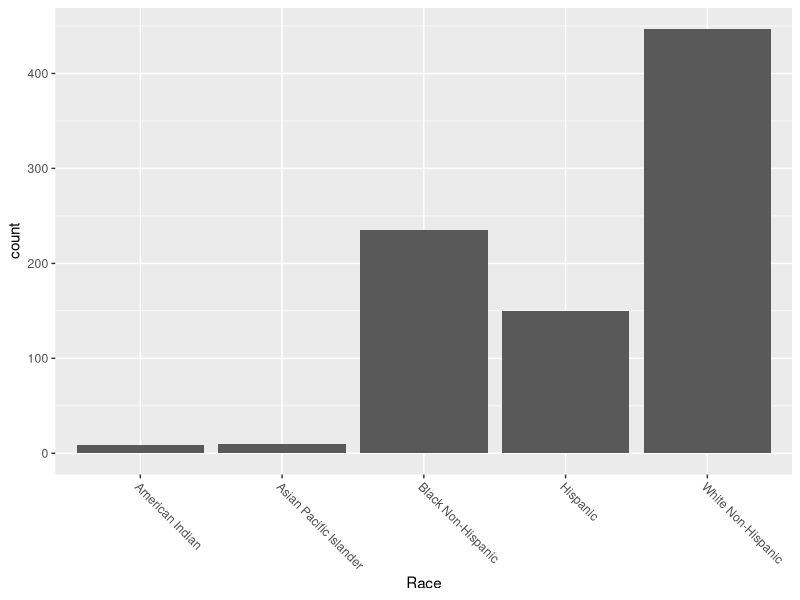
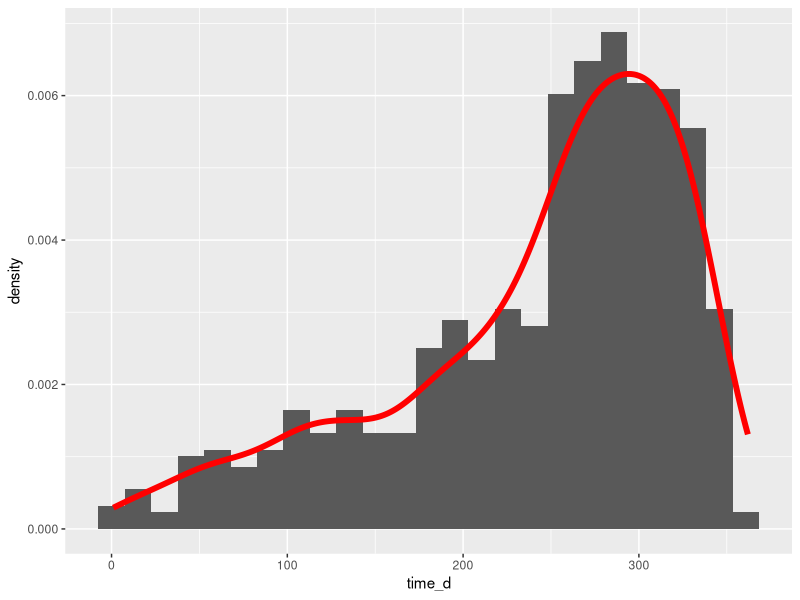
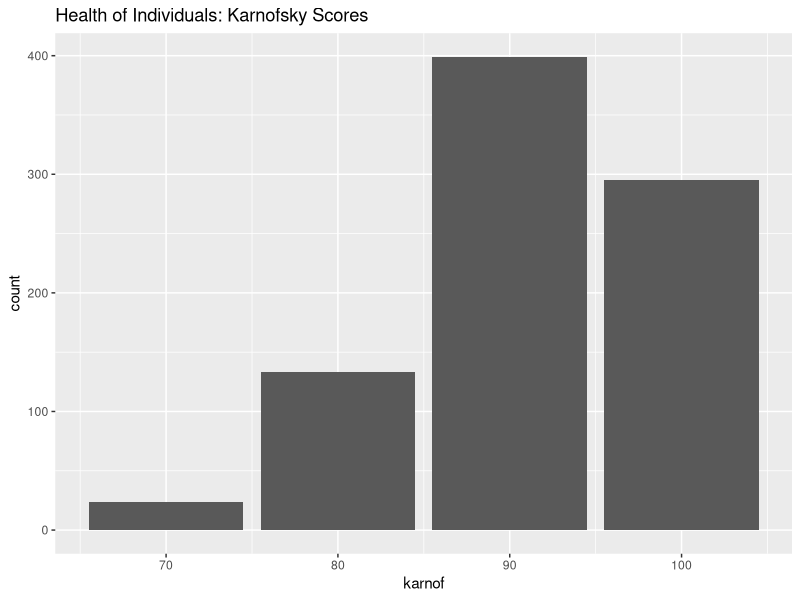
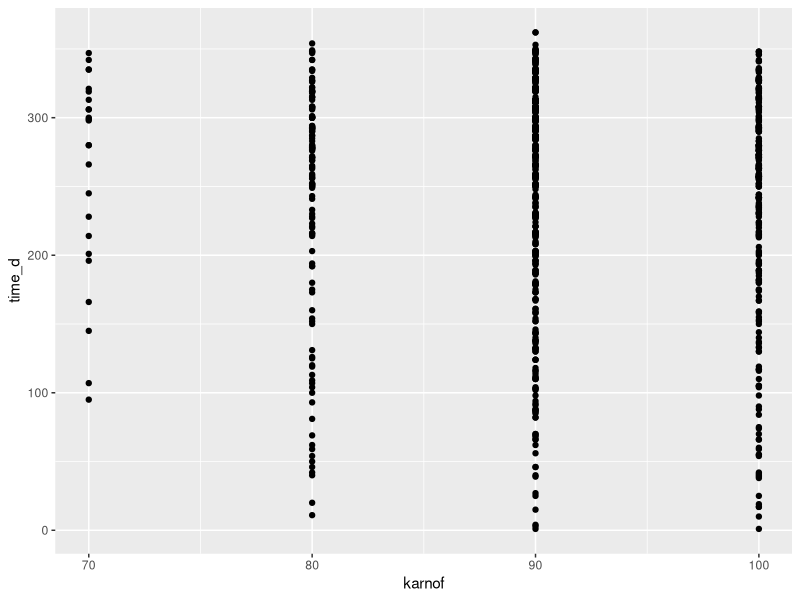
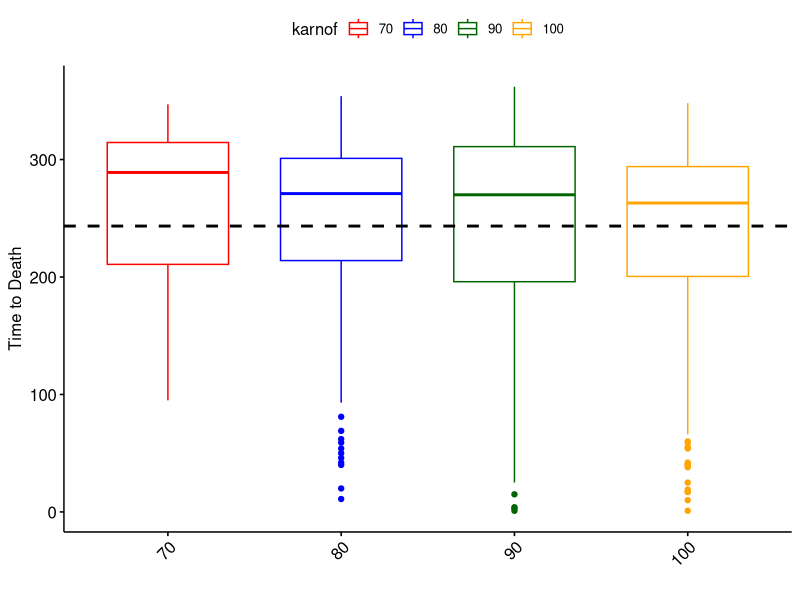

The R source for these figures, in order:
## ---- chunk 1
knitr::opts_chunk$set(message=FALSE, warning=FALSE, fig.height=2.75, fig.width=4.5, fig.align = "center")
library(tidyverse)

library(readr)
library(broom)
library(ggpubr)


options(digits=5)
## ---- chunk 2

aids <- read_csv("AIDSdata.csv")

# Change from M => 1, F => 2 to 
#             M => 0, F => 1


aids <- aids %>%
    mutate(sex=replace(sex, which(sex ==1),0 )) %>%
    mutate(sex=replace(sex, which(sex ==2),1 )) %>%
    as.data.frame()

aids <- aids %>%
    mutate(raceth=replace(raceth, which(raceth == 1), "White Non-Hispanic" )) %>%
    mutate(raceth=replace(raceth, which(raceth == 2), "Black Non-Hispanic" )) %>%
    mutate(raceth=replace(raceth, which(raceth == 3), "Hispanic" )) %>%
    mutate(raceth=replace(raceth, which(raceth == 4), "Asian Pacific Islander" )) %>%
    mutate(raceth=replace(raceth, which(raceth == 5), "American Indian" )) %>%
    mutate(raceth=replace(raceth, which(raceth == 6), "Other" )) %>%
    as.data.frame()
aids$raceth <- as.factor(aids$raceth)

aids <-  aids %>% arrange(id)
  

## ---- chunk 3

summary(aids)

aids %>% ggplot() +
  geom_bar( aes(x = as.factor(raceth))) +
  xlab('Race') +
  theme(axis.text.x=element_text(angle = -45, hjust = 0))



aids %>% ggplot(aes(x = time_d, y = ..density..)) +
  geom_histogram(bins = 25) +
  geom_density(col = 'red', lwd = 2, alpha = 0.5)



aids %>% ggplot(aes(x = karnof)) +
  geom_bar()+
  ggtitle('Health of Individuals: Karnofsky Scores')

# The health of the majority of the individuals of the dataset


aids %>% ggplot(aes(x = karnof, y = time_d))+
  geom_point()

ggboxplot(data = aids,x = "karnof", y = "time_d", color = "karnof", palette = c("red","blue", "darkgreen", "orange"),  xlab = "", ylab = "Time to Death") +
  theme(axis.text.x = element_text(angle = 45, hjust = 1))+
  geom_hline(yintercept = mean(aids$time_d), col = "black", lwd = 1, lty = 'dashed') # dashed line is man time-to-death



